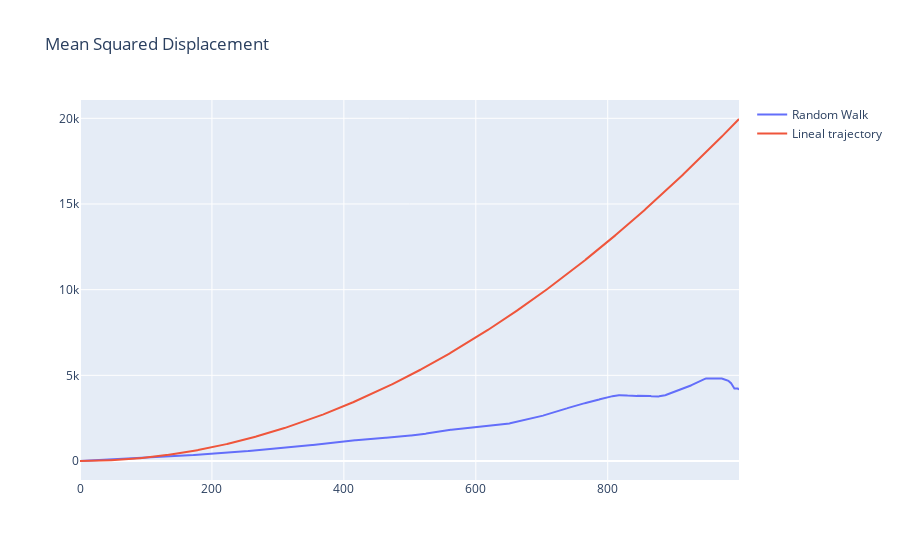

The notebook cell this image was saved under:
### Code cell
def calculate_msd(trajectory):
    N = len(trajectory)
    msd = np.zeros(N)

    # Calculate MSD
    for dt in range(1, N):
        displacements = trajectory[dt:] - trajectory[:-dt]
        squared_displacements = np.sum(displacements**2, axis=1)
        msd[dt] = np.mean(squared_displacements)
    
    return msd

def random_walk(N, dim=2):
    steps = np.random.randn(N, dim)
    return np.cumsum(steps, axis=0)

def linear_trajectory(N, velocity, dim=2):
    t = np.arange(N)
    return np.array([velocity * t, velocity * t]).T

n_steps= 1000
# create diferents trajectories
random_walk_traj = random_walk(n_steps)
linear_traj = linear_trajectory(n_steps, velocity=0.1, dim=2)

# Calculate MSD for each trajectory
msd_random_walk = calculate_msd(random_walk_traj)
msd_linear = calculate_msd(linear_traj)

#plot with plotly
figure = go.Figure()

figure.add_trace(go.Scatter(
    x= np.arange(n_steps), 
    y= msd_random_walk, 
    mode='lines', 
    name='Random Walk',
    showlegend = True))

figure.add_trace(go.Scatter(
    x= np.arange(n_steps), 
    y= msd_linear, 
    mode='lines', 
    name='Lineal trajectory',
    showlegend = True))

figure.update_layout(title='Mean Squared Displacement')

figure.show()

### Figure 1 — Plotly figure (JSON) as saved in the notebook; plotly's stock layout.template omitted (floating-point values rounded to 4 significant figures; data arrays with more than 128 entries replaced by an {"elided": "..."} marker saying what was removed)
{"data": [{"mode": "lines", "name": "Random Walk", "showlegend": true, "type": "scatter", "x": {"elided": "1000 int values"}, "y": {"elided": "1000 float values"}}, {"mode": "lines", "name": "Lineal trajectory", "showlegend": true, "type": "scatter", "x": {"elided": "1000 int values"}, "y": {"elided": "1000 float values"}}], "layout": {"title": {"text": "Mean Squared Displacement"}}}
